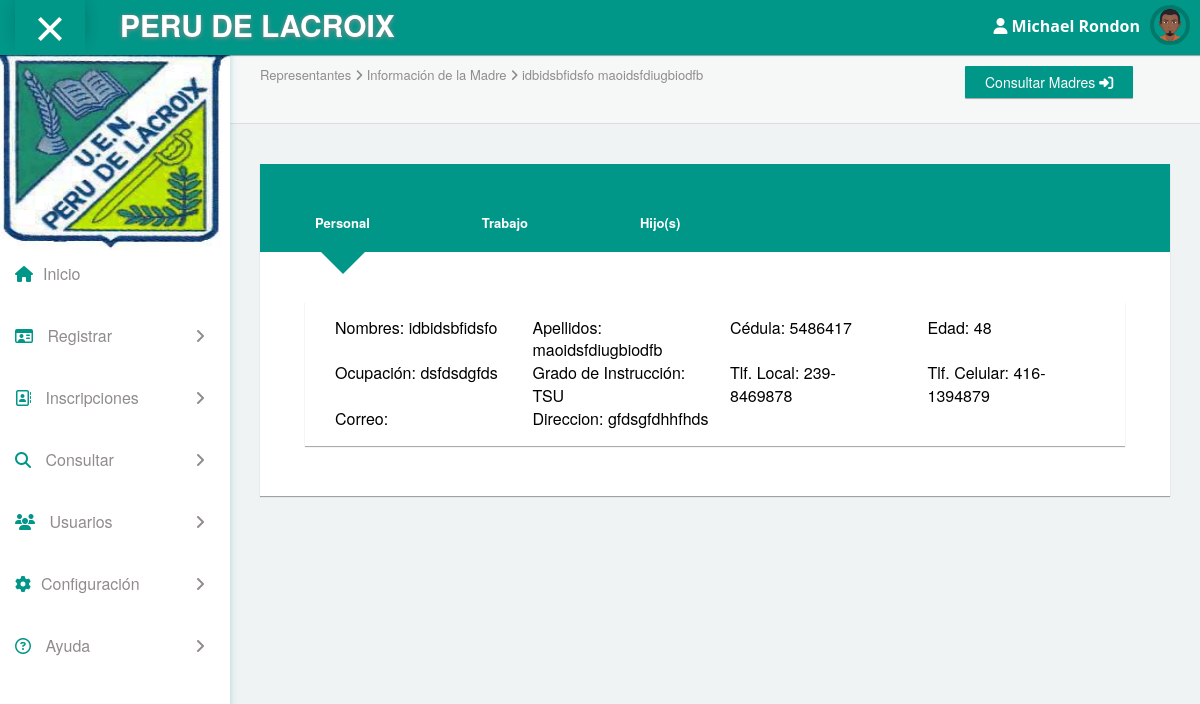
Screenshot of /?view=representante&mode=VerMadre&id=3 (signed in) with the database file from the repository.
### tables this page shows
CREATE TABLE `menu` (
  `id_menu` tinyint(4) NOT NULL,
  `logo` text NOT NULL,
  `nombre` varchar(255) DEFAULT NULL
);

CREATE TABLE `usuario` (
  `id_usuario` int(11) NOT NULL,
  `usuario` varchar(100) NOT NULL,
  `clave` varchar(100) NOT NULL,
  `nombre` varchar(50) NOT NULL,
  `apellido` varchar(50) NOT NULL,
  `id_tipo_usu` int(11) NOT NULL,
  `id_status` int(11) NOT NULL,
  `foto` varchar(255) NOT NULL DEFAULT 'default.png'
);

CREATE TABLE `madre` (
  `id_madre` int(11) NOT NULL,
  `apellidos` varchar(100) NOT NULL,
  `nombres` varchar(100) NOT NULL,
  `edad` varchar(2) DEFAULT NULL,
  `cedula` int(11) NOT NULL,
  `ocupacion` text,
  `dir_empresa` text,
  `tlf_empresa` varchar(7) DEFAULT NULL,
  `dir_hab` text,
  `tlf_hab` varchar(7) NOT NULL,
  `tlf_cel` varchar(7) NOT NULL,
  `id_tlf_cel` int(11) NOT NULL,
  `id_tlf_local` int(11) NOT NULL,
  `id_status` int(11) NOT NULL,
  `id_instruccion` int(11) DEFAULT NULL,
  `cod_emp` varchar(4) DEFAULT NULL,
  `correo` varchar(100) NOT NULL
);

CREATE TABLE `grado_instruccion` (
  `id_instruccion` int(11) NOT NULL,
  `instruccion` varchar(20) DEFAULT NULL
);

CREATE TABLE `cod_tlf_cel` (
  `id_tlf_cel` int(11) NOT NULL,
  `cod_tlf_cel` int(11) NOT NULL
);

### core/bin/functions/Menu.php (called while the page is built, shortened)
<?php
	function Menu(){
		$db=new Conexion();
		$sql=$db->query("SELECT * FROM menu;");
		if($db->rows($sql)>0){
			while($data=$db->recorrer($sql)){
				$_menu[$data['id_menu']]=$data;
			}
		}else{
			$_menu=false;
		}
		return $_menu;
	}
?>

### core/core.php (called while the page is built, shortened)
<?php
	require('core/models/classConexion.php');
	require('core/bin/functions/Users.php');
	require('core/bin/functions/Menu.php');
	$_users=Users();
	$_menu=Menu();
	if(isset($_SESSION['app_id'])){
		require('core/bin/functions/Instruccion.php');
		require('core/bin/functions/Local.php');
		require('core/bin/functions/Celular.php');
		require('core/bin/functions/Madre.php');
		$_instruccion=Instruccion();
		$_local=Local();
		$_celular=Celular();
		$_madre=Madre();
	}
?>

### core/models/classConexion.php (called while the page is built, shortened)
<?php
	class Conexion extends mysqli{
		public function rows($query){
			return mysqli_num_rows($query);
		}
		public function liberar($query){
			return mysqli_free_result($query);
		}
		public function recorrer($query){
			return mysqli_fetch_array($query);
		}
	}
?>

### core/bin/functions/Users.php (called while the page is built, shortened)
<?php
	function Users(){
		$db=new Conexion();
		$sql=$db->query("SELECT * FROM usuario;");
		if($db->rows($sql)>0){
			while($data=$db->recorrer($sql)){
				$users[$data['id_usuario']]=$data;
			}
		}else{
			$users=$_SESSION['users'];
		}
		return $_SESSION['users'];
	}
?>

### core/bin/functions/Madre.php (called while the page is built, shortened)
<?php
	function Madre(){
		$db=new Conexion();
		$sql=$db->query("SELECT * FROM madre ORDER BY cedula;");
		if($db->rows($sql)>0){
			while($data=$db->recorrer($sql)){
				$_madre[$data['id_madre']]=$data;
			}
		}else{
			$_madre=false;
		}
		return $_madre;
	}
?>

### core/bin/functions/Instruccion.php (called while the page is built, shortened)
<?php
	function Instruccion(){
		$db=new Conexion();
		$sql=$db->query("SELECT * FROM grado_instruccion;");
		if($db->rows($sql)>0){
			while($data=$db->recorrer($sql)){
				$_instruccion[$data['id_instruccion']]=$data;
			}
		}else{
			$_instruccion=false;
		}
		return $_instruccion;
	}
?>

### core/bin/functions/Local.php (called while the page is built, shortened)
<?php
	function Local(){
		$db=new Conexion();
		$sql=$db->query("SELECT * FROM cod_tlf_local;");
		if($db->rows($sql)>0){
			while($data=$db->recorrer($sql)){
				$_local[$data['id_tlf_local']]=$data;
			}
		}else{
			$_local=false;
		}
		return $_local;
	}
?>

### core/bin/functions/Celular.php (called while the page is built, shortened)
<?php
	function Celular(){
		$db=new Conexion();
		$sql=$db->query("SELECT * FROM cod_tlf_cel;");
		if($db->rows($sql)>0){
			while($data=$db->recorrer($sql)){
				$_celular[$data['id_tlf_cel']]=$data;
			}
		}else{
			$_celular=false;
		}
		return $_celular;
	}
?>

### html/representantes/verMadre.php (the view, shortened to what this page needs)
<!DOCTYPE html>
<html>
	<?php
		include(HTML_DIR."overall/header.php");
		?>
		<body>
			<?php
				include(HTML_DIR."overall/menu.php");
			?>
			<div id="content">
				<div class="panel box-shadow-none content-header">
	                <div class="panel-body">
	                    <div class="col-md-9">
	                        <p class="animated fadeInDown">
	                          	Representantes <span class="fa-angle-right fa"></span> Información de la Madre <span class="fa-angle-right fa"></span> <?php echo $_madre[$_GET['id']]['nombres']." ".$_madre[$_GET['id']]['apellidos'];?>
	                        </p>
	                    </div>
	                    <div class="col-md-3">
	                        <p class="animated fadeInDown">
	                          <a class="btn btn-teal" href="?view=representante&mode=AllMadre">Consultar Madres <i class="fa fa-sign-in" aria-hidden="true"></i></a>
	                        </p>
	                    </div>
	                </div>
	            </div>
	            <div class="col-md-12">
          			<div class="col-md-12">
                        <div class="col-md-12 tabs-area">
			                <ul id="tabs-demo6" class="nav nav-tabs nav-tabs-v6" role="tablist">
              					<li role="presentation" class="active">
                					<a href="#tabs-demo7-area1" id="tabs-demo6-1" role="tab" data-toggle="tab" aria-expanded="true">Personal</a>
              					</li>
              					<li role="presentation" class="">
                					<a href="#tabs-demo7-area2" role="tab" id="tabs-demo6-2" data-toggle="tab" aria-expanded="false">Trabajo</a>
              					</li>
              					<li role="presentation">
                					<a href="#tabs-demo7-area3" id="tabs-demo6-3" role="tab" data-toggle="tab" aria-expanded="false">Hijo(s)</a>
              					</li>
            				</ul>
            				<div id="tabsDemo6Content" class="tab-content tab-content-v6 col-md-12">
              					<div role="tabpanel" class="tab-pane fade active in" id="tabs-demo7-area1" aria-labelledby="tabs-demo7-area1">
						            <div class="col-md-12 top-20 padding-0">
						                <div class="col-md-12">
						                    <div class="panel">
						                   		<div class="panel-body">
						                    		<div class="responsive-table" style="color: #000; font-size: 16px;">
						                    			<div class="col-md-3">
						                    				Nombres: <?php echo $_madre[$_GET['id']]['nombres'];?>
						                    			</div>
						                    			<div class="col-md-3">
						                    				Apellidos: <?php echo $_madre[$_GET['id']]['apellidos'];?>
						                    			</div>
						                    			<div class="col-md-3">
						                    				Cédula: <?php echo $_madre[$_GET['id']]['cedula'];?>
						                    			</div>
						                    			<div class="col-md-3">
						                    				Edad: <?php echo $_madre[$_GET['id']]['edad'];?>
						                    			</div>
						                    			<br><br>
						                    			<div class="col-md-3">
						                    				Ocupación: <?php echo $_madre[$_GET['id']]['ocupacion'];?>
						                    			</div>
						                    			<div class="col-md-3">
						                    				Grado de Instrucción: <?php echo $_instruccion[$_madre[$_GET['id']]['id_instruccion']]['instruccion'];?>
						                    			</div>
						                    			<div class="col-md-3">
						                    				Tlf. Local: <?php echo $_local[$_madre[$_GET['id']]['id_tlf_local']]['cod_tlf_local']."-".$_madre[$_GET['id']]['tlf_hab'];?>
						                    			</div>
						                    			<div class="col-md-3">
						                    				Tlf. Celular: <?php echo $_celular[$_madre[$_GET['id']]['id_tlf_cel']]['cod_tlf_cel']."-".$_madre[$_GET['id']]['tlf_cel'];?>
						                    			</div>
						                    			<br><br>
						                    			<div class="col-md-3">
						                    				Correo: <?php echo $_madre[$_GET['id']]['correo'];?>
						                    			</div>
						                    			<div class="col-md-9">
						                    				Direccion: <?php echo $_madre[$_GET['id']]['dir_hab'];?>
						                    			</div>
						                    		</div>
						                  		</div>
						                	</div>
						              	</div>
						            </div>
              					</div>
            				</div>
          				</div>
          			</div>
      			</div>
			</div>
		</body>
</html>

### html/overall/menu.php (shortened to what this page needs)
<nav class="navbar navbar-default header navbar-fixed-top">
    <div class="col-md-12 nav-wrapper">
        <div class="navbar-header" style="width:100%;">
            <div class="opener-left-menu is-open">
                <span class="bottom"></span>
            </div>
            <a href="?view=index" class="navbar-brand">
                <b><?php echo $_menu[1]['nombre'];?></b>
            </a>
            <ul class="nav navbar-nav navbar-right user-nav">
                <li class="user-name"><span><i class="fa fa-user" aria-hidden="true"></i> <?php echo $_users[$_SESSION['app_id']]['nombre']." ".$_users[$_SESSION['app_id']]['apellido'];?></span></li>
                <li class="dropdown avatar-dropdown" style="margin-right: 10px;">
                	<img src="asset/images/<?php echo $_users[$_SESSION['app_id']]['foto'];?>" class="img-circle avatar" alt="user name" data-toggle="dropdown" aria-haspopup="true" aria-expanded="true"/>
                </li>
            </ul>
        </div>
    </div>
</nav>
<div class="container-fluid mimin-wrapper">
    <div id="left-menu">
        <div class="sub-left-menu scroll">
            <ul class="nav nav-list">
                <li><div class="left-bg"><img src="asset/images/<?php echo $_menu[1]['logo'];?>"></div></li>
                <br><br><br><br><br>
                <li id="inicio" class="ripple"><a href="?view=index" class='navegacion'><span class="fa-home fa color-teal"></span>Inicio</a></li>
                <li class="ripple">
                    <a class="tree-toggle nav-header" id="registro">
    	                <span class="fa fa-id-card-o color-teal"></span> Registrar
                        <span class="fa-angle-right fa right-arrow text-right"></span>
                    </a>
                </li>
                <li class="ripple">
                    <a class="tree-toggle nav-header" id="inscripcion">
                        <span class="fa fa-address-book-o color-teal"></span> Inscripciones
                        <span class="fa-angle-right fa right-arrow text-right"></span>
                    </a>
                </li>
                <li class="ripple">
                    <a class="tree-toggle nav-header" id="consulta">
        	            <span class="fa fa-search color-teal"></span> Consultar
                        <span class="fa-angle-right fa right-arrow text-right"></span>
                    </a>
                </li>
                <?php
                    if($_users[$_SESSION['app_id']]['id_tipo_usu']==1){
                        ?>
                            <li class="ripple">
                                <a class="tree-toggle nav-header" id="usuario">
                                    <span class="fa fa-users color-teal"></span> Usuarios
                                    <span class="fa-angle-right fa right-arrow text-right"></span>
                                </a>
                            </li>
                        <?php
                    }
                    if($_users[$_SESSION['app_id']]['id_tipo_usu']==1 || $_users[$_SESSION['app_id']]['id_tipo_usu']==2){
                        ?>
                            <li class="ripple">
                            	<a class="tree-toggle nav-header" id="configuracion">
                            		<span class="fa fa-cog color-teal"></span>Configuración
                            		<span class="fa-angle-right fa right-arrow text-right"></span>
                            	</a>
                            </li>
                        <?php
                    }
                ?>
                <li class="ripple">
                    <a class="tree-toggle nav-header" id="consulta">
                        <span class="fa fa-question-circle-o color-teal"></span> Ayuda
                        <span class="fa-angle-right fa right-arrow text-right"></span>
                    </a>
                </li>
            </ul>
        </div>
    </div>

### rows the page displays
menu: nombre "PERU DE LACROIX", logo (picture)
usuario: nombre "Michael", apellido "Rondon", foto (picture)
madre: nombres "idbidsbfidsfo", apellidos "maoidsfdiugbiodfb", cedula "5486417", edad "48", ocupacion "dsfdsdgfds", id_instruccion.instruccion "TSU", tlf_hab "8469878", id_tlf_cel.cod_tlf_cel "416", tlf_cel "1394879", dir_hab "gfdsgfdhhfhds"

### other values shown
$_local[$_madre[$_GET['id']]['id_tlf_local']]['cod_tlf_local'] "239"
